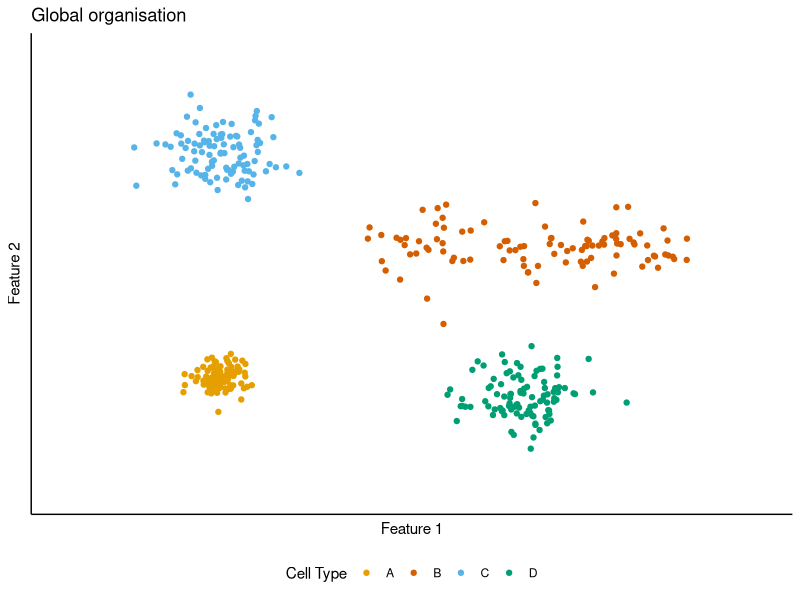
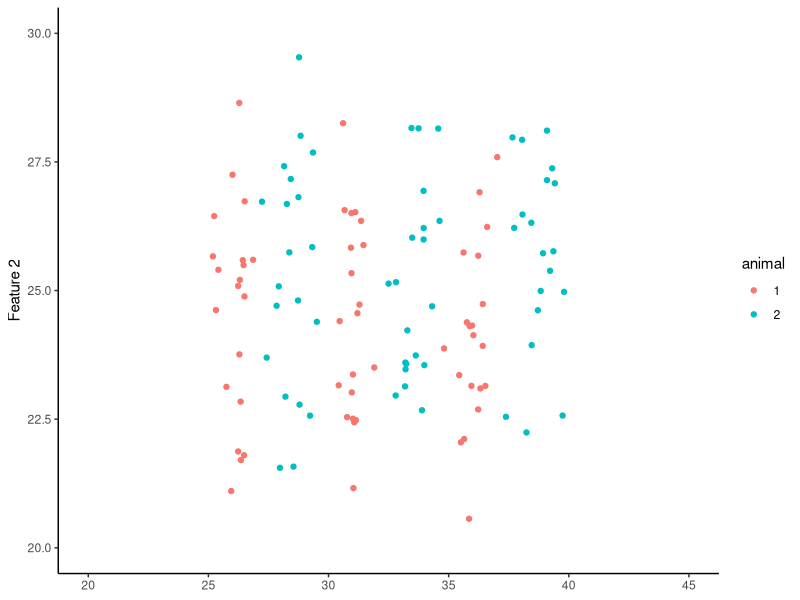
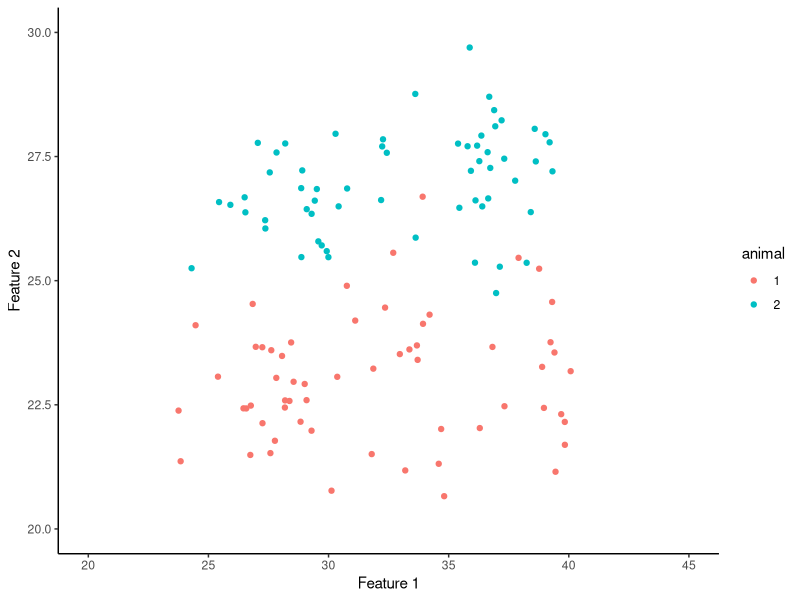
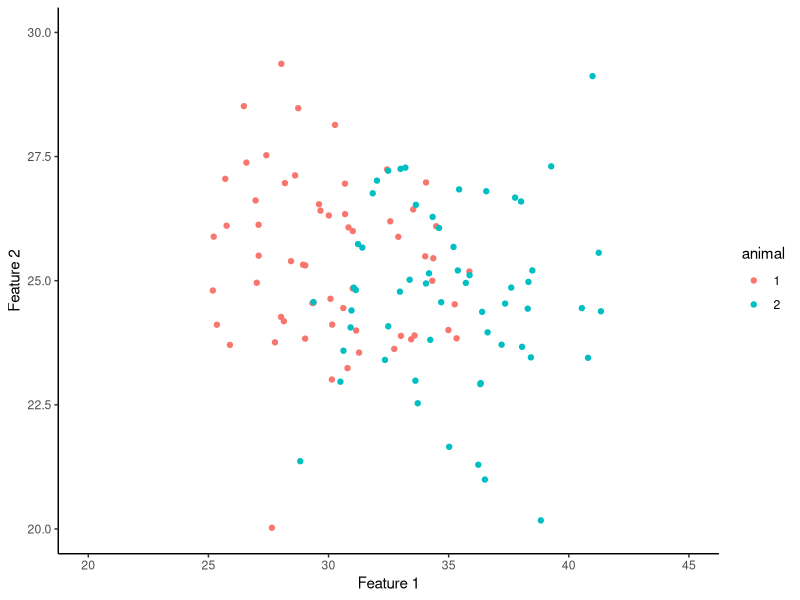
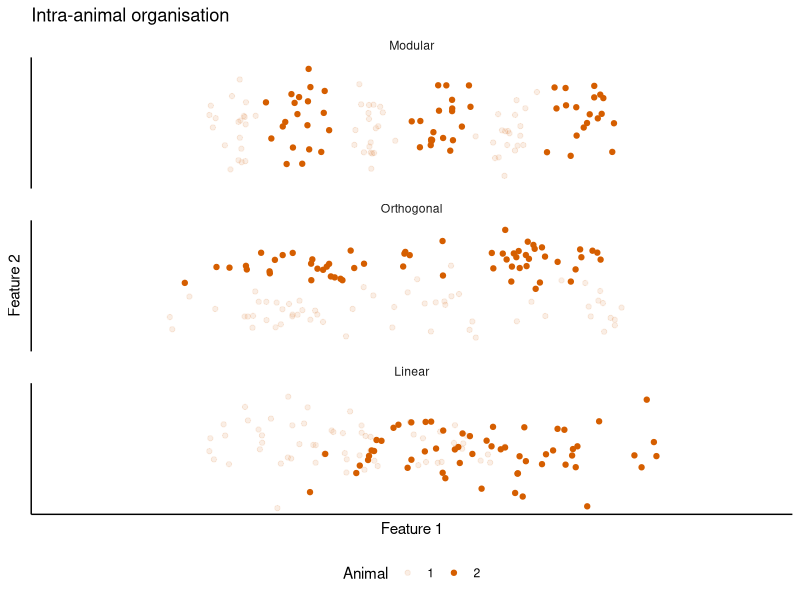
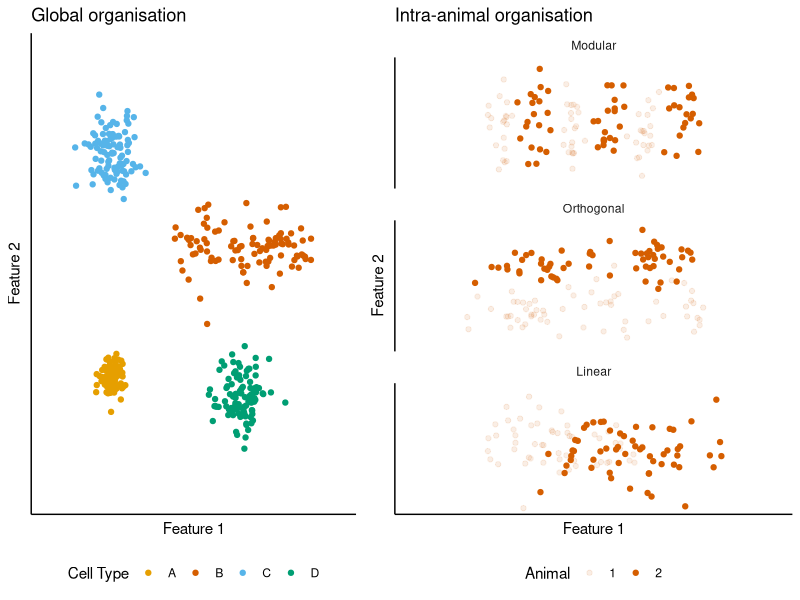

R code for these plots, in order:
## ---- chunk 1
knitr::opts_chunk$set(echo = TRUE)

# Ensure access to libraries
library(tidyverse)
library(gridExtra)
## ---- chunk 2
numcells <- 100
Cell_A <- tibble(x = rnorm(numcells, 10, 1),
                       y = rnorm(numcells, 12, 1),
                       cell = "A")
Cell_B <- tibble(x = runif(numcells, min = 20, max = 40) + rnorm(numcells,0,1),
                       y = rnorm(numcells, 25, 2),
                       cell = "B")
Cell_C <- tibble(x = rnorm(numcells, 10, 2),
                       y = rnorm(numcells, 35, 2),
                       cell = "C")
Cell_D <- tibble(x = rnorm(numcells, 30, 2),
                       y = rnorm(numcells, 10, 2),
                       cell = "D")
 
CellFeatures <- bind_rows(Cell_A, Cell_B, Cell_C, Cell_D)
## ---- chunk 3
cbPalette <- c("#E69F00", "#D55E00", "#56B4E9", "#009E73")

CF_plot <- ggplot(CellFeatures, aes(x, y, colour = cell)) +
  geom_point() +
  xlim(0,45) +
  ylim(0,45) +
  labs(x = "Feature 1", y = "Feature 2", colour = "Cell Type", title = "Global organisation") +
  scale_colour_manual(values=cbPalette) +
  theme_classic() +
  theme(legend.position = "bottom",
        axis.ticks = element_blank(),
        axis.text = element_blank())

CF_plot
## ---- chunk 4
numcells <- 20
MF_A <- tibble(x = c(rnorm(numcells, 26, 0.5), rnorm(numcells, 31, 0.5), rnorm(numcells, 36, 0.5)),
                   y = rnorm(numcells*3, 25, 2),
                   animal = "1")
MF_B <- tibble(x = c(rnorm(numcells, 28.5, 0.5), rnorm(numcells, 33.5, 0.5), rnorm(numcells, 38.5, 0.5)),
                    y = rnorm(numcells*3, 25, 2),
                    animal = "2")
                   
ModularFeatures <- rbind(MF_A, MF_B)

MF_plot <- ggplot(ModularFeatures, aes(x, y, colour = animal)) +
  geom_point() +
  xlim(20,45) +
  ylim(20,30) +
  xlab("Feature 1") +
  ylab("Feature 2") +
  theme_classic() +
  theme(axis.title.x=element_blank())

MF_plot
## ---- chunk 5
numcells <- 60

OOF_A <- tibble(x = runif(numcells, min = 25, max = 40) + rnorm(numcells,0,1),
                y = rnorm(numcells, 23, 1),
                animal = "1")
OOF_B <- tibble(x = runif(numcells, min = 25, max = 40) + rnorm(numcells,0,1),
                y = rnorm(numcells, 27, 1),
                animal = "2")
     
OrthogOffsetFeatures <- rbind(OOF_A, OOF_B)

OOF_plot <- ggplot(OrthogOffsetFeatures, aes(x, y, colour = animal)) +
  geom_point() +
  xlim(20,45) +
  ylim(20,30) +
  xlab("Feature 1") +
  ylab("Feature 2") +
  theme_classic()

OOF_plot
## ---- chunk 6
numcells <- 60

LOF_A <- tibble(x = runif(numcells, min = 25, max = 35) + rnorm(numcells,0,1),
                y = rnorm(numcells, 25, 2),
                animal = "1")
LOF_B <- tibble(x = runif(numcells, min = 30, max = 40) + rnorm(numcells,0,1),
                y = rnorm(numcells, 25, 2),
                animal = "2")
LinearOffsetFeatures <- rbind(LOF_A, LOF_B)

LOF_plot <- ggplot(LinearOffsetFeatures, aes(x, y, colour = animal)) +
  geom_point() +
  xlim(20,45) +
  ylim(20,30) +
  xlab("Feature 1") +
  ylab("Feature 2") +
  theme_classic()

LOF_plot
## ---- chunk 7
ModularFeatures$scheme <- "modular"
OrthogOffsetFeatures$scheme <- "orthog"
LinearOffsetFeatures$scheme <- "linear"
IntraAnimal <- bind_rows(ModularFeatures, OrthogOffsetFeatures, LinearOffsetFeatures)
IntraAnimal$scheme <- as.factor(IntraAnimal$scheme)
IntraAnimal$scheme = factor(IntraAnimal$scheme, c("modular", "orthog","linear"))
labels_schemes <- c(modular = "Modular", orthog = "Orthogonal", linear = "Linear")

IntraAnimalPlot <- ggplot(IntraAnimal, aes(x, y, alpha = animal)) +
  geom_point(colour = cbPalette[2]) +
  xlim(20,45) +
  ylim(20,30) +
  labs(x = "Feature 1", y = "Feature 2", alpha = "Animal", title = "Intra-animal organisation") +
  facet_wrap(~scheme, nrow = 3, labeller = labeller(scheme = labels_schemes)) +
  theme_classic() +
  theme(strip.background = element_blank(),
        axis.ticks = element_blank(),
        axis.text = element_blank()) +
  scale_alpha_discrete(range=c(0.1,1)) +
  theme(legend.position = "bottom")

IntraAnimalPlot
  
## ---- chunk 8
ConceptFigure <- grid.arrange(CF_plot, IntraAnimalPlot,
             ncol = 2,
             widths = c(1,1.2))

ConceptFigure
## ---- chunk 9
ggsave("Concept_figure.png", plot = ConceptFigure, width = 160, height = 100, units = "mm")
